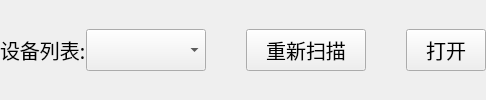
     <widget class="QWidget" name="widget_3" native="true">
      <layout class="QHBoxLayout" name="horizontalLayout_15">
       <property name="spacing">
        <number>0</number>
       </property>
       <property name="leftMargin">
        <number>0</number>
       </property>
       <property name="topMargin">
        <number>0</number>
       </property>
       <property name="rightMargin">
        <number>0</number>
       </property>
       <property name="bottomMargin">
        <number>0</number>
       </property>
       <item>
        <widget class="QLabel" name="label_5">
         <property name="font">
          <font>
           <family>思源黑体</family>
           <pointsize>15</pointsize>
          </font>
         </property>
         <property name="text">
          <string>设备列表:</string>
         </property>
        </widget>
       </item>
       <item>
        <widget class="QComboBox" name="comboBox_device_list">
         <property name="minimumSize">
          <size>
           <width>120</width>
           <height>42</height>
          </size>
         </property>
         <property name="font">
          <font>
           <family>思源黑体</family>
           <pointsize>-1</pointsize>
          </font>
         </property>
        </widget>
       </item>
       <item>
        <spacer name="horizontalSpacer_3">
         <property name="orientation">
          <enum>Qt::Orientation::Horizontal</enum>
         </property>
         <property name="sizeHint" stdset="0">
          <size>
           <width>40</width>
           <height>20</height>
          </size>
         </property>
        </spacer>
       </item>
       <item>
        <widget class="QPushButton" name="pushButton_scan">
         <property name="minimumSize">
          <size>
           <width>120</width>
           <height>42</height>
          </size>
         </property>
         <property name="font">
          <font>
           <family>思源黑体</family>
           <pointsize>15</pointsize>
          </font>
         </property>
         <property name="styleSheet">
          <string notr="true"/>
         </property>
         <property name="text">
          <string>重新扫描</string>
         </property>
        </widget>
       </item>
       <item>
        <spacer name="horizontalSpacer_4">
         <property name="orientation">
          <enum>Qt::Orientation::Horizontal</enum>
         </property>
         <property name="sizeHint" stdset="0">
          <size>
           <width>40</width>
           <height>20</height>
          </size>
         </property>
        </spacer>
       </item>
       <item>
        <widget class="QPushButton" name="pushButton_open">
         <property name="minimumSize">
          <size>
           <width>80</width>
           <height>42</height>
          </size>
         </property>
         <property name="font">
          <font>
           <family>思源黑体</family>
           <pointsize>15</pointsize>
          </font>
         </property>
         <property name="text">
          <string>打开</string>
         </property>
        </widget>
       </item>
      </layout>
     </widget>
